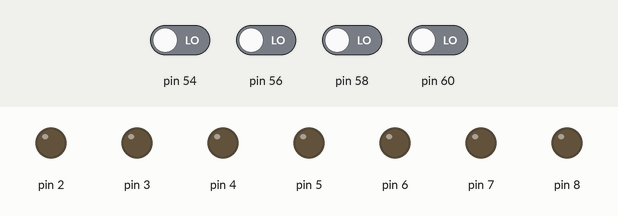
Recording of a sketch running on a simulated Arduino Mega 2560, built with avr-gcc and run on an emulated ATmega2560. Parts: output pins drawn as LEDs (lit = HIGH). The inputs (shaded band) are chosen by the test bench; at power-on: pin 54, pin 56, pin 58, pin 60 LOW.

Above: at 1.2 s.
1.3 s: pin 54 driven HIGH
At 2.3 s:
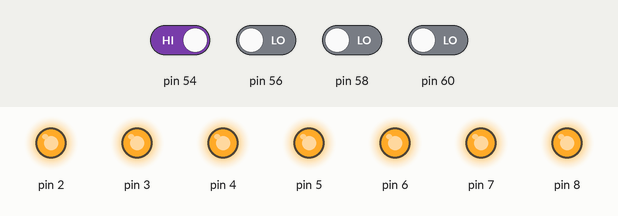
Timing chart, 0 to 4.3 s (numbered marks = the images above; inputs shaded):
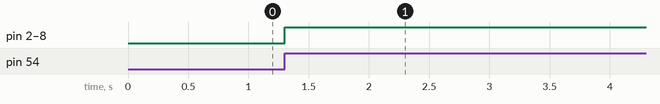

Measured:
- after the input at 1.3 s, pin 2–8: LOW → HIGH at once

The sketch:

TC201_Lumi_re_du_couloir.ino
```cpp
#include <SPI.h>
#include <Controllino.h>

//
// Tâche : TC201_Lumière_du_couloir
//

// Définition des variables
const long iDureeEclairage = 5000;         // Durée d'éclairage des lumières normales
const long iDureeEclairageVeille = 2000;    // Durée d'éclairage de la lumière de veille
int iLumiere = LOW;                         // Lumières normales allumées
int iLumiereVeille = LOW;                   // Lumière de veille allumée
unsigned long tempsPrecedent = 0;           // Millisecondes précédentes stockées
unsigned long tempsActuel;                  // Millisecondes actuelles

//
// Configuration
//
void setup() {
  // Définir les broches en tant qu'entrées ou sorties
  pinMode(CONTROLLINO_A0, INPUT);
  pinMode(CONTROLLINO_A2, INPUT);
  pinMode(CONTROLLINO_A4, INPUT);
  pinMode(CONTROLLINO_A6, INPUT);
  pinMode(CONTROLLINO_D0, OUTPUT);
  pinMode(CONTROLLINO_D1, OUTPUT);
  pinMode(CONTROLLINO_D2, OUTPUT);
  pinMode(CONTROLLINO_D3, OUTPUT);
  pinMode(CONTROLLINO_D4, OUTPUT);
  pinMode(CONTROLLINO_D5, OUTPUT);
  pinMode(CONTROLLINO_D6, OUTPUT);
}

//
// Boucle
//
void loop() {
  // Connexion_logique

  tempsActuel = millis();

  // Éteindre la lumière après iDureeEclairage
  if ((tempsActuel - tempsPrecedent >= iDureeEclairage) && (iLumiere == HIGH)) {
    iLumiere = LOW;
    iLumiereVeille = HIGH;
    digitalWrite(CONTROLLINO_D0, LOW);
    digitalWrite(CONTROLLINO_D1, LOW);
    digitalWrite(CONTROLLINO_D2, LOW);
    digitalWrite(CONTROLLINO_D3, LOW);
    digitalWrite(CONTROLLINO_D4, LOW);
    digitalWrite(CONTROLLINO_D5, LOW);
    digitalWrite(CONTROLLINO_D6, LOW);
  }

  // Éteindre la lumière après iDureeEclairageVeille
  if ((tempsActuel - tempsPrecedent >= iDureeEclairage + iDureeEclairageVeille) && (iLumiereVeille == HIGH)) {
    iLumiereVeille = LOW;
    digitalWrite(CONTROLLINO_D0, LOW);
    digitalWrite(CONTROLLINO_D1, LOW);
    digitalWrite(CONTROLLINO_D2, LOW);
    digitalWrite(CONTROLLINO_D3, LOW);
    digitalWrite(CONTROLLINO_D4, LOW);
    digitalWrite(CONTROLLINO_D5, LOW);
    digitalWrite(CONTROLLINO_D6, LOW);
  }

  // Allumer les lumières
  if (digitalRead(CONTROLLINO_A0) || digitalRead(CONTROLLINO_A2) || digitalRead(CONTROLLINO_A4) || digitalRead(CONTROLLINO_A6)) {
    iLumiere = HIGH;
    iLumiereVeille = LOW;
    digitalWrite(CONTROLLINO_D0, HIGH);
    digitalWrite(CONTROLLINO_D1, HIGH);
    digitalWrite(CONTROLLINO_D2, HIGH);
    digitalWrite(CONTROLLINO_D3, HIGH);
    digitalWrite(CONTROLLINO_D4, HIGH);
    digitalWrite(CONTROLLINO_D5, HIGH);
    digitalWrite(CONTROLLINO_D6, HIGH);
    tempsPrecedent = tempsActuel;
  }
}
```
